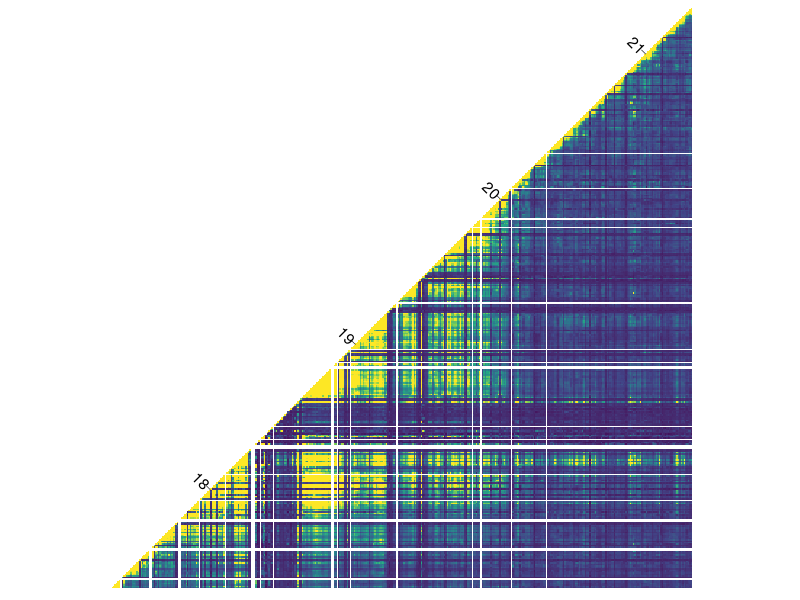
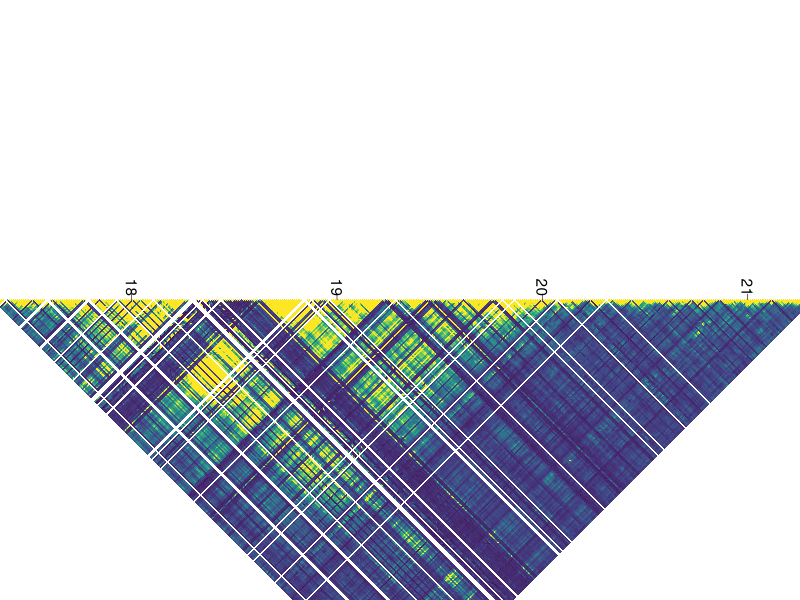
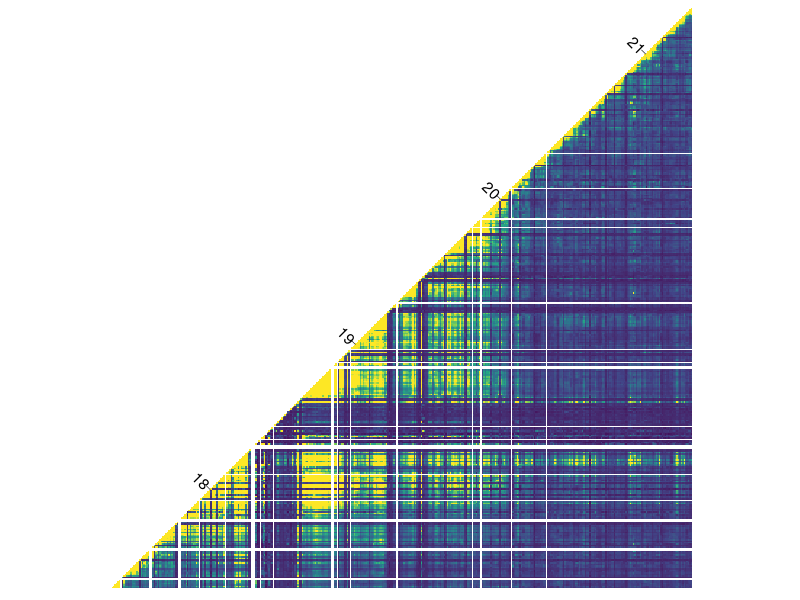

Write the R code that produced these figures, in order. (Note: this script raises an error after producing the figures.)
library(tidyverse)

setwd("/Users/kuowenhsi/Library/CloudStorage/OneDrive-WashingtonUniversityinSt.Louis/MOBOT/MOBOT_Boltonia")

midpoint_from_range <- function(x, return = c("numeric", "expr")) {
  return <- match.arg(return)
  # Extract start/end with a simple regex: "<chr>:<start>-<end>"
  parts <- utils::strcapture(
    pattern = "^[^:]+:(\\d+)-(\\d+)$",
    x = x,
    proto = list(start = double(), end = double())
  )
  # parts$start / parts$end will be NA if a string doesn't match the pattern
  mid <- (parts$start + parts$end) / 2
  
  if (return == "numeric") {
    return(mid)
  } else {
    # Build "(start + end)/2" as a character vector
    out <- ifelse(
      is.na(mid),
      NA_character_,
      paste0("(", format(parts$start, scientific = FALSE), " + ",
             format(parts$end, scientific = FALSE), ")/2")
    )
    return(out)
  }
}

bld <- read_tsv("./data/LD_heatmap/BIN_2_CHR1_19305925.binned_ld.tsv")


extract_start <- function(x) as.integer(sub(".*:(\\d+)-.*", "\\1", x))

min(extract_start(bld$bin_i))
max(extract_start(bld$bin_i))

all_bins <- bld %>%
  transmute(
    bin = bin_i,
    start = extract_start(bin_i)
  ) %>%
  bind_rows(
    bld %>%
      transmute(
        bin = bin_j,
        start = extract_start(bin_j)
      )
  ) %>%
  distinct(bin, .keep_all = TRUE) %>%
  arrange(start) 

starts <- all_bins$start
bins   <- all_bins$bin

# chromosome string from bin, e.g. "1" from "1:17310001-17320000"
chr <- sub(":.*", "", bins[1])

# all expected starts between min and max, step 10000
full_starts <- seq(min(starts), max(starts), by = 10000L)

# which starts are missing?
missing_starts <- setdiff(full_starts, starts)

missing_bins <- tibble(
  start = sort(missing_starts),
  end   = start + 9999L,
  bin   = sprintf("%s:%d-%d", chr, start, end)
)

all_bins_filled <- all_bins %>%
  bind_rows(missing_bins %>% select(bin, start)) %>%
  arrange(start)%>%
  pull(bin)



bld2 <- bld %>%
  mutate(
    bin_i = factor(bin_i, levels = all_bins_filled),
    bin_j = factor(bin_j, levels = all_bins_filled)
  ) %>%
  tidyr::complete(bin_i, bin_j)

# after you built `all_bins` and `bld2` like before
n_bins <- length(all_bins_filled)

bin_labels <- bld2 %>%
  filter(bin_i == bin_j) %>%
  mutate(POSITION = midpoint_from_range(bin_i))%>%
  arrange(POSITION) %>%
  mutate(x = -0.5 + seq(n_bins), y = -0.5 + seq(n_bins))

targets <- c(18e6, 19e6, 20e6, 21e6)

closest_bins <- map_dfr(targets, ~ {
  tgt <- .
  bin_labels %>%
    mutate(dist = abs(POSITION - tgt)) %>%
    slice_min(dist, n = 1) %>%   # pick the closest row
    mutate(target = tgt)
})

closest_bins  

p <- ggplot(bld2, aes(y = bin_i, x = bin_j, fill = mean_r2)) +
  geom_tile(color = NA) +
  geom_segment(data = closest_bins, aes(x = x, y = y, xend = x - 3, yend = y +3), linewidth = 0.2)+
  geom_text(data = closest_bins, aes(x = x, y = y, label = round(POSITION/1e6, 2)), angle = -45, hjust = 1.2)+
  scale_fill_viridis_c(
    option = "D",
    na.value = "white",
    limits = c(0, 0.015),    # <-- focus low values
    oob = scales::squish    # >0.3 will just look like 0.3
  ) +
  coord_fixed() +
  labs(
    x = NULL,
    y = NULL,
    fill = expression(mean~r^2)
  ) +
  theme_minimal() +
  theme(
    axis.text = element_blank(),
    axis.ticks = element_blank(),
    panel.grid = element_blank(),
    plot.background = element_rect(fill = NA, color = NA),
    legend.position = "none"
  )

p

ggsave(filename = "./figures/LD_heatmap/BIN2_20251118.png", height = 3.5, width = 3.5)

library(grid)
library(ggplot2)

g <- ggplotGrob(p)

grid.newpage()
pushViewport(viewport(angle = -45))  # rotate whole thing 45° clockwise
grid.draw(g)
popViewport()

p <- ggplot(bld_wide, aes(x = bin_i, y = bin_j, fill = mean_r2)) +
  geom_tile() +
  scale_fill_viridis_c(option = "D", na.value = "white", limits = c(0, 1)) +
  coord_fixed() +
  labs(
    x = NULL,
    y = NULL,
    fill = expression(mean~r^2)
  ) +
  theme_bw(base_size = 10) +
  theme(
    axis.text.x = element_text(angle = 90, vjust = 0.5, hjust = 1),
    panel.grid = element_blank()
  )

p
